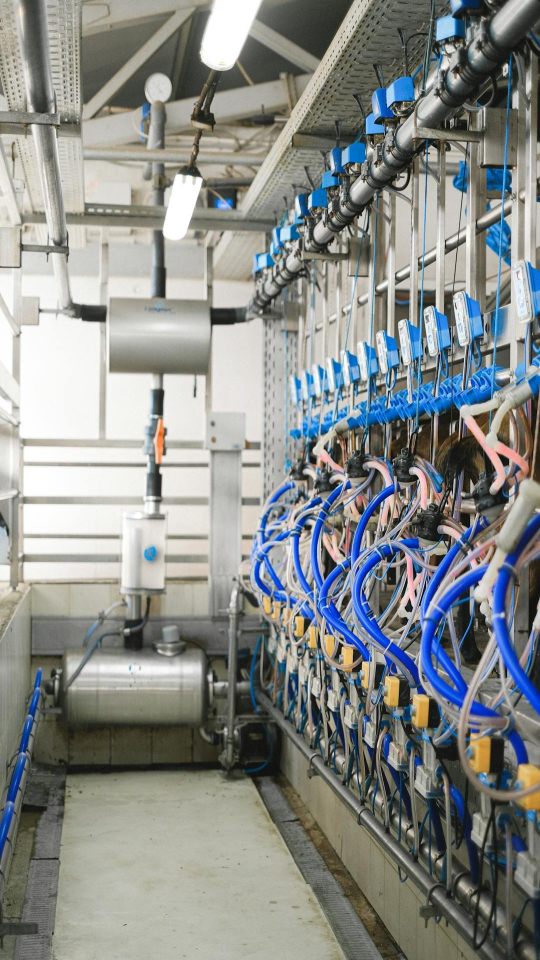
#> input picture backend/experiments/test_image.jpeg, 1080 x 1920 px (shown at 1/2 size)
$ python zkp.py
#> lines starting #> are read from the running program, lines starting #| are printed output that depends on the picture
from scipy.fftpack import dct
import hashlib
from PIL import Image
import numpy as np
from scipy.fftpack import dct
import subprocess

# Function to compute Poseidon hash (or SHA256 for simplicity)


def compute_cryptographic_image_hash(image_path):
#> called with image_path = 'test_image.jpeg'
    image = Image.open(image_path).convert("L")  # Convert to grayscale
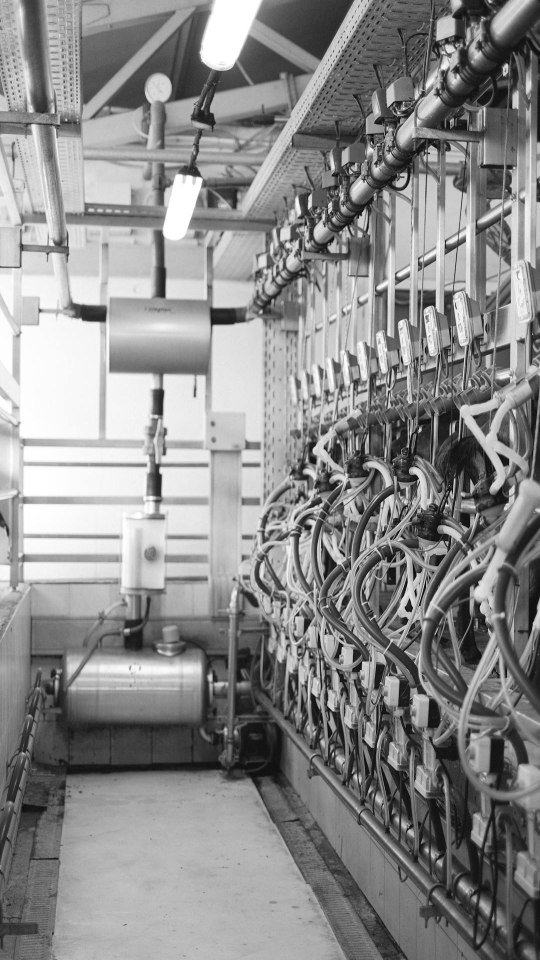
#> image: PIL image 1080x1920 L (shown at 1/2 size); min 0, max 255, mean 139.1
#| Cryptographic Hash: 111b3f99adc8cc6efbf59221b64e4311e33a74b5359b2ba90e6c7765ef78fbaa
#> call 2 of compute_cryptographic_image_hash, with image_path = 'test_image_cb.jpeg'
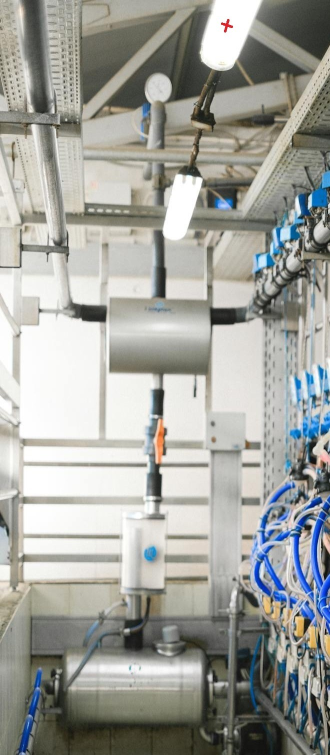
#> input picture backend/experiments/test_image_cb.jpeg, 660 x 1509 px (shown at 1/2 size)
#> in compute_cryptographic_image_hash (call 2), `image = Image.open(image_path).convert("L")`:
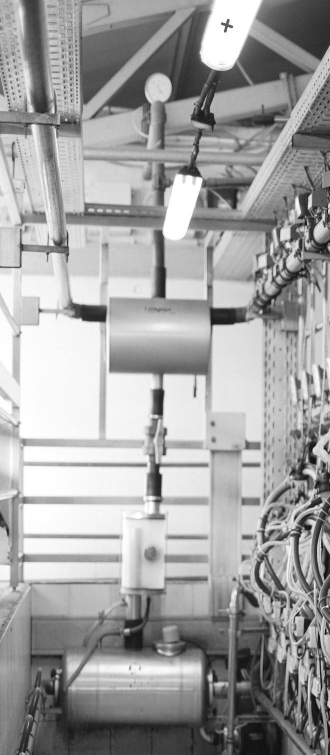
#> image: PIL image 660x1509 L (shown at 1/2 size); min 0, max 255, mean 161.4
#| Cryptographic Hash: e1aae1137015df62a32bc7949fd32771b1f5f6b4e3d65ba8d391cd7dd87dd120
    image_data = np.array(image).flatten().tobytes()  # Flatten image to bytes
    hash_value = hashlib.sha256(image_data).hexdigest()  # Use SHA-256 for now
    return hash_value


def compute_perceptual_image_hash(image_path):
    # Open the image and convert to grayscale
#> called with image_path = 'test_image.jpeg'
    image = Image.open(image_path).convert("L")
    # Resize the image to 8x8
    image = image.resize((16, 16), Image.Resampling.LANCZOS)
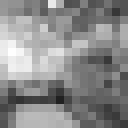
#> image: PIL image 16x16 L (shown 8 times larger); min 33, max 254, mean 139
    # Convert the image to a numpy array
    image_data = np.array(image)
    # Apply DCT (Discrete Cosine Transform) to the image data
    dct_data = dct(dct(image_data.T, norm='ortho').T, norm='ortho')
    # We take the top-left 5x5 part (this captures the important features)
    dct_values = dct_data[:15, :15]
    # Compute the median value of the DCT coefficients
    median_value = np.median(dct_values)
#> median_value = -0.131
    # Generate the hash: 1 for values greater than the median, 0 for others
    perceptual_hash = ''.join(
        '1' if value > median_value else '0' for value in dct_values.flatten())
    # Return the perceptual hash as a hex string (optional)
    return hex(int(perceptual_hash, 2))


# Example usage
image_path = "test_image.jpeg"  # Input image
image_path_1 = "test_image_cb.jpeg"  # Input image

image_hash = compute_cryptographic_image_hash(image_path)
print(f"Cryptographic Hash: {image_hash}")
image_hash_1 = compute_cryptographic_image_hash(image_path_1)
print(f"Cryptographic Hash: {image_hash_1}")

image_hash = compute_perceptual_image_hash(image_path)
print(f"Perceptual Hash: {image_hash}")
#> (printed output is left out)
image_hash_1 = compute_perceptual_image_hash(image_path_1)
#> call 2 of compute_perceptual_image_hash, with image_path = 'test_image_cb.jpeg'
#> in compute_perceptual_image_hash (call 2), `image = image.resize((16, 16), Image.Resampling.LANCZOS)`:
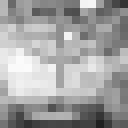
#> image: PIL image 16x16 L (shown 8 times larger); min 32, max 251, mean 161.2
#> in compute_perceptual_image_hash (call 2), `median_value = np.median(dct_values)`: median_value = 4.21
print(f"Perceptual Hash: {image_hash_1}")
#> (printed output is left out)


'''
# Function to generate ZoKrates proof
def generate_zk_proof(image_hash):
    # Create ZoKrates program
    zk_code = f"""
    def main(private field image_hash, field expected_hash) -> bool:
        return image_hash == expected_hash
    """

    # Save ZoKrates code
    with open("image_proof.zok", "w") as f:
        f.write(zk_code)

    # Run ZoKrates commands
    subprocess.run(["zokrates", "compile", "-i", "image_proof.zok"])
    subprocess.run(["zokrates", "setup"])
    proof_result = subprocess.run(
        ["zokrates", "compute-witness", "-a", image_hash, image_hash],
        capture_output=True,
        text=True
    )
    subprocess.run(["zokrates", "generate-proof"])

    return proof_result.stdout

# Function to verify proof


def verify_zk_proof():
    result = subprocess.run(["zokrates", "verify"],
                            capture_output=True, text=True)
    return "Verification successful" in result.stdout


# Generate and verify ZKP
proof = generate_zk_proof(image_hash)
if verify_zk_proof():
    print("Image is authentic ✅")
else:
    print("Image verification failed ❌")


sudo apt update && sudo apt install -y \
    build-essential \
    clang \
    curl \
    git \
    libssl-dev
'''

# sudo apt update
# sudo apt install libgl1-mesa-glx

# pip install --upgrade pip
# pip install numpy
# pip install scipy
# pip install pillow
# pip install opencv-python
# pip install imagehash
# pip install scikit-image


# git clone https://github.com/Zokrates/ZoKrates.git
# curl --proto '=https' --tlsv1.2 -sSf https://sh.rustup.rs | sh
# cargo --version
# RESTART TERMINAL
# cd ZoKrates
# cargo build --release

# export PATH=$PATH:$(pwd)/Zokrates/target/release
# source ~/.bashrc

# git clone https://github.com/Zokrates/stdlib.git ~/.zokrates/stdlib
# ln -s $(pwd)/Zokrates/zokrates_stdlib/stdlib ~/.zokrates/stdlib
